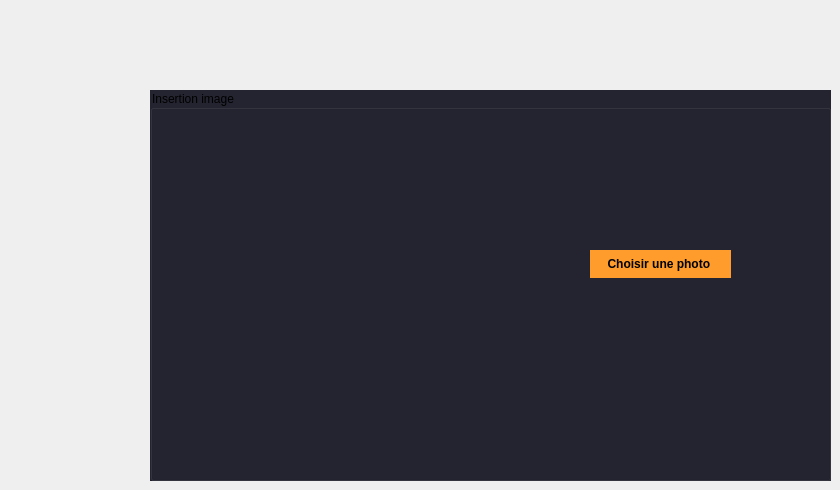
    <widget class="QWidget" name="tab_11">
     <attribute name="title">
      <string>inserer image </string>
     </attribute>
     <widget class="QGroupBox" name="groupBox_4">
      <property name="geometry">
       <rect>
        <x>150</x>
        <y>90</y>
        <width>681</width>
        <height>391</height>
       </rect>
      </property>
      <property name="styleSheet">
       <string notr="true">
/*-----QWidget-----*/
QWidget
{
	background-color: #232430;
	color: #000000;
	border-color: #000000;

}


/*-----QLabel-----*/
QLabel
{
	background-color: #232430;
	color: #c1c1c1;
	border-color: #000000;

}


/*-----QPushButton-----*/
QPushButton
{
	background-color: #ff9c2b;
	color: #000000;
	font-weight: bold;
	border-style: solid;
	border-color: #000000;
	padding: 6px;

}


QPushButton::hover
{
	background-color: #ffaf5d;

}


QPushButton::pressed
{
	background-color: #dd872f;

}


/*-----QToolButton-----*/
QToolButton
{
	background-color: #ff9c2b;
	color: #000000;
	font-weight: bold;
	border-style: solid;
	border-color: #000000;
	padding: 6px;

}


QToolButton::hover
{
	background-color: #ffaf5d;

}


QToolButton::pressed
{
	background-color: #dd872f;

}


/*-----QLineEdit-----*/
QLineEdit
{
	background-color: #38394e;
	color: #c1c1c1;
	border-style: solid;
	border-width: 1px;
	border-color: #4a4c68;

}


/*-----QTableView-----*/
QTableView, 
QHeaderView, 
QTableView::item 
{
	background-color: #232430;
	color: #c1c1c1;
	border: none;

}


QTableView::item:selected 
{ 
    background-color: #41424e;
    color: #c1c1c1;

}


QHeaderView::section:horizontal 
{
    background-color: #232430;
	border: 1px solid #37384d;
	padding: 5px;

}


QTableView::indicator{
	background-color: #1d1d28;
	border: 1px solid #37384d;

}


QTableView::indicator:checked{
	image:url(&quot;./ressources/check.png&quot;); /*To replace*/
	background-color: #1d1d28;

}

/*-----QTabWidget-----*/
QTabWidget::pane 
{ 
    border: none;

}


QTabWidget::tab-bar 
{
    left: 5px; 

}


QTabBar::tab 
{
    color: #c1c1c1;
    min-width: 1px;
	padding-left: 25px;
	margin-left:-22px;
    height: 28px;
	border: none;

}


QTabBar::tab:selected 
{
    color: #c1c1c1;
	font-weight: bold;
    height: 28px;

}


QTabBar::tab:!first 
{
    margin-left: -20px;

}


QTabBar::tab:hover 
{
    color: #DDD;

}


/*-----QScrollBar-----*/
QScrollBar:horizontal 
{
    background-color: transparent;
    height: 8px;
    margin: 0px;
    padding: 0px;

}


QScrollBar::handle:horizontal 
{
    border: none;
	min-width: 100px;
    background-color: #56576c;

}


QScrollBar::add-line:horizontal, 
QScrollBar::sub-line:horizontal,
QScrollBar::add-page:horizontal, 
QScrollBar::sub-page:horizontal 
{
    width: 0px;
    background-color: transparent;

}


QScrollBar:vertical 
{
    background-color: transparent;
    width: 8px;
    margin: 0;

}


QScrollBar::handle:vertical 
{
    border: none;
	min-height: 100px;
    background-color: #56576c;

}


QScrollBar::add-line:vertical, 
QScrollBar::sub-line:vertical,
QScrollBar::add-page:vertical, 
QScrollBar::sub-page:vertical 
{
    height: 0px;
    background-color: transparent;

}
</string>
      </property>
      <property name="title">
       <string>Insertion image</string>
      </property>
      <widget class="QPushButton" name="pb_image">
       <property name="geometry">
        <rect>
         <x>440</x>
         <y>160</y>
         <width>141</width>
         <height>28</height>
        </rect>
       </property>
       <property name="text">
        <string>Choisir une photo </string>
       </property>
      </widget>
      <widget class="QLabel" name="le_image">
       <property name="geometry">
        <rect>
         <x>80</x>
         <y>70</y>
         <width>211</width>
         <height>241</height>
        </rect>
       </property>
       <property name="text">
        <string/>
       </property>
      </widget>
     </widget>
    </widget>
